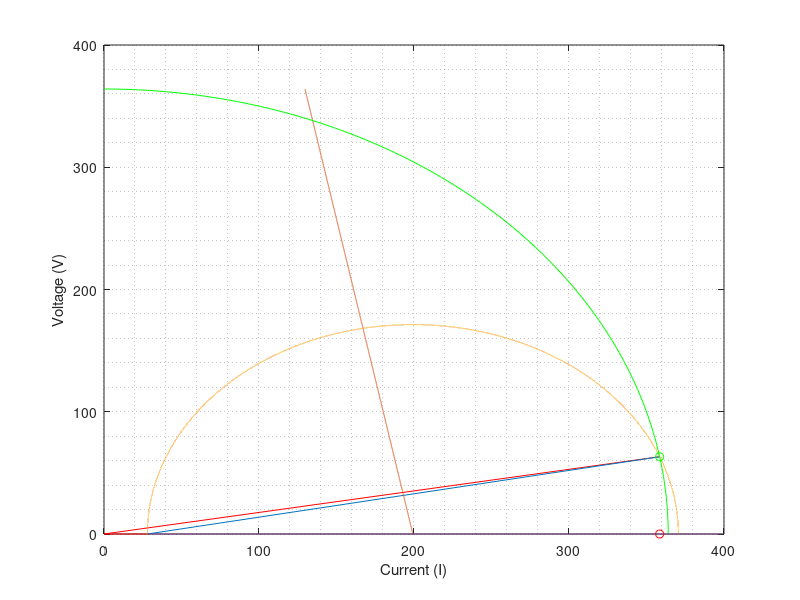

Here is the MATLAB script that generated this plot:
% Developed by Med Lamane 
%I0   : No-load current
%Arg0 : No-load current-voltage phase shift
%I1   : Short circuit current
%Arg1 : Short circuit current-voltage phase shift
%Ig   : Operating current
%r    : Stator resistor
%U    : Compound voltage at the stator
clc, clear all
U = 220;    r=0;
I0=28;  Arg0=90;
I1=364; Arg1=80;
Ig=364;

Pjs = 3*r*I1^2;

P0=[I0 (Arg0/360)*2*pi];
P1=[I1 (Arg1/360)*2*pi];

P_0=[P0(1)*cos(P0(2)) P0(1)*sin(P0(2))];
P_1=[P1(1)*cos(P1(2)) P1(1)*sin(P1(2))];
p0=[0 P_0(1)]; x0=[0 P_0(2)];
p1=[0 P_1(1)]; x1=[0 P_1(2)];
del=[P_0(1) P_1(1)]; x2=[P_0(2) P_1(2)];
h1 = (Pjs/(sqrt(3)*U))+P_0(1);
H1 = [Pjs P_1(2)];
%fonction med = ax+b

a=(P_0(1)-P_1(1))/(P_0(2)-P_1(2));
b=P_0(1)-a*P_0(2);
P_m=(P_0+P_1)/2;
t=[0:0.1:I1];%t=t+P_m(1);
M=P_m(2)+b+a*P_m(1);
med =-(a*t+b)+M;
plot(x0,p0,'r')
hold on
grid minor
plot(x1,p1,'r')
plot(x2 ,del)
plot(P_1(2),h1,'ro')
plot(med,t)
i=1;
K =-(a*t(i)+b)+M;
Op=0;
while t(i) <= P_0(1)
    
 K =-(a*t(i)+b)+M;
 Op=[K t(i)];
 i=i+1;
end

    theta = 0:10^-4:pi;
rayon = sqrt((P_1(1)-Op(2))^2+(P_1(2)-Op(1))^2);
x = Op(1)+rayon*cos(theta);
y = Op(2)+rayon*sin(theta);
plot(x,y)
%d=sqrt(x.^2+y.^2);
%axis equal
 theta = 0:0.01:pi/2;
xg = Ig*cos(theta);
yg = Ig*sin(theta);
plot(xg,yg,'g')
i=1;
d=0; Xg=0;Yg=0;
while abs(d-Ig)>10^-2
d=sqrt(x(i)^2+y(i)^2);
    Xg=x(i);
    Yg=y(i);
   i=i+1; 
end
plot(Xg,Yg,'go')
xlabel('Current (I)')
ylabel('Voltage (V)')
% Pinf %%
a1 = (P_0(1)-h1)/(P_0(2)-P_1(2));
b1 = P_0(1)-a1*P_0(2);
t1=[P_0(2):0.1:2*Op(1)];
D1=a1*t1+b1;
plot(t1,D1)
Pu = sqrt(3)*U*(Yg-(a*Xg+b))
Ptr = sqrt(3)*U*(Yg-(a1*Xg+b1))
Pa = sqrt(3)*U*(Yg)
S = sqrt(3)*U*Ig;
cosphi = Pa/S
g=(Ptr-Pu)/Ptr
